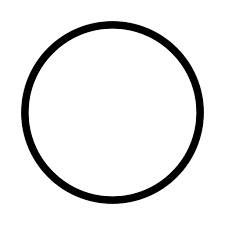
#> input picture test_samples/1.png, 225 x 225 px
$ python -i shape_logistic.py   (imports and definitions only)
#> lines starting #> are read from the running program, lines starting #| are printed output that depends on the picture
import cv2
import numpy as np
import os
from skimage.feature import hog, local_binary_pattern
from sklearn.linear_model import LogisticRegression
from sklearn.tree import DecisionTreeClassifier
from sklearn.ensemble import RandomForestClassifier
from sklearn.model_selection import train_test_split
from sklearn.metrics import classification_report
#from xgboost import XGBClassifier
import joblib

# [56 lines of commented-out code are left out]
classes=['Circle', 'Square', 'Rectangle', 'Trapezoid', 'Semi circle', 'Parallelogram', 'Star', 'Pentagon','Triangle']
DATA_DIR = "data"   # Each subfolder = one class
MODEL_PATH = "image_model.pkl"
IMG_SIZE = (300,300)
RADIUS = 2
N_POINTS = 8 * RADIUS
TEST_SIZE = 0.2
USE_LOGISTIC = False
def extract_features(img_path):
    """Extract combined HOG + color histogram + LBP features from one image"""
#> called with img_path = 'test_samples/1.png'
    img = cv2.imread(img_path)
#> img is the input picture: shape (225, 225, 3); min 0, max 255, mean 234.1
    if img is None:
        return None
    img = cv2.resize(img, IMG_SIZE)
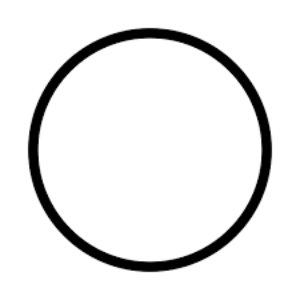
#> img: shape (300, 300, 3); min 0, max 255, mean 234.1
    gray = cv2.cvtColor(img, cv2.COLOR_BGR2GRAY)

    # HOG (shape)
    hog_features = hog(gray, pixels_per_cell=(8, 8), cells_per_block=(2, 2), feature_vector=True)

    # Color histogram
    hist = cv2.calcHist([img], [0, 1, 2], None, [8, 8, 8],
                        [0, 256, 0, 256, 0, 256])
    hist = cv2.normalize(hist, hist).flatten()
#> hist = 512 values, max 0.997 at index 511, min 0 at index 1, mean 0.00215

    # LBP (texture)
    lbp = local_binary_pattern(gray, N_POINTS, RADIUS, method='uniform')
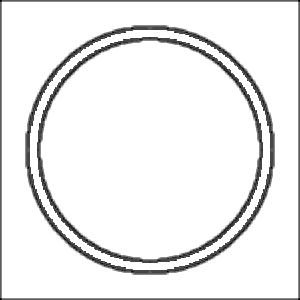
#> lbp: shape (300, 300) float64; min 5, max 16, mean 15.23; drawn with min black and max white
    lbp_hist, _ = np.histogram(lbp.ravel(), bins=np.arange(0, N_POINTS + 3), range=(0, N_POINTS + 2))
#> lbp_hist = 18 values, max 79608 at index 16, min 0 at index 0, mean 5000
    lbp_hist = lbp_hist.astype("float")
    lbp_hist /= (lbp_hist.sum() + 1e-6)
#> lbp_hist = 18 values, max 0.885 at index 16, min 0 at index 0, mean 0.0556

    return np.hstack([hog_features, hist, lbp_hist])
# [1 line not run here, left out]
def predict_image(img_path):
    feats = extract_features(img_path)
    if feats is None:
        print("⚠️ Could not read image.")
        return None
    pred = model.predict([feats])[0]
    print(f"🖼️ Prediction for '{img_path}': {classes[pred]}")
    return classes[pred]
# [2 lines not run here, left out]

>>> result = extract_features('test_samples/1.png')

$ run again, on test_samples/13.jpg
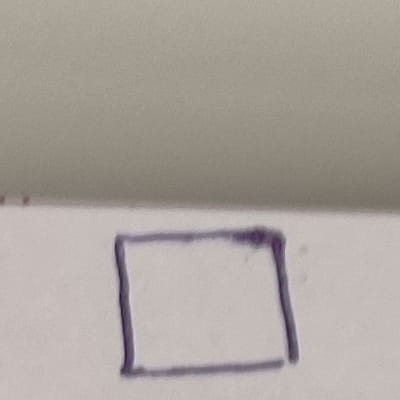
#> input picture test_samples/13.jpg, 400 x 400 px
#> in extract_features, img is the input picture: shape (400, 400, 3); mean B, G, R 156.6, 162.9, 170.4
#> img: shape (300, 300, 3)
#> hist = 512 values, max 0.836 at index 366, min 0 at index 0, mean 0.00419
#> in extract_features, `lbp = local_binary_pattern(gray, N_POINTS, RADIUS, method='uniform')`:
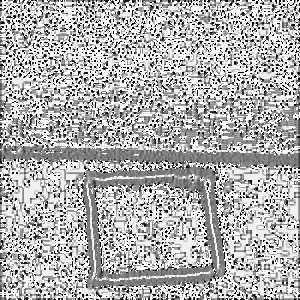
#> lbp: shape (300, 300) float64; min 0, max 17, mean 11.76; drawn with min black and max white
#> in extract_features, `lbp_hist, _ = np.histogram(lbp.ravel(), bins=np.arange(0, N_POINTS + 3..`: lbp_hist = 18 values, max 22548 at index 17, min 1232 at index 4, mean 5000
#> in extract_features, `lbp_hist /= (lbp_hist.sum() + 1e-6)`: lbp_hist = 18 values, max 0.251 at index 17, min 0.0137 at index 4, mean 0.0556

$ run again, on test_samples/15.jpg
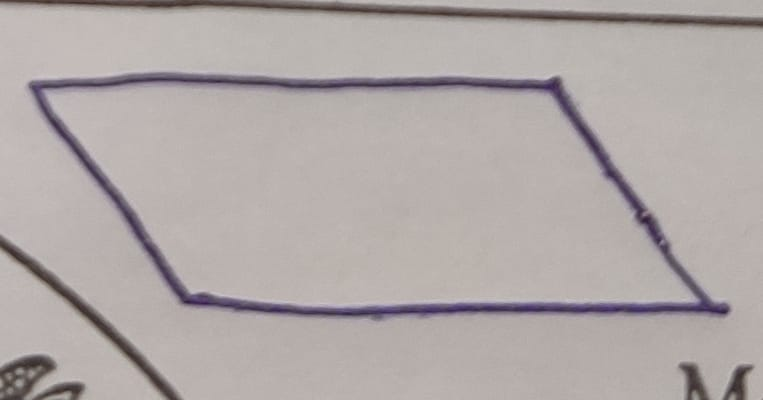
#> input picture test_samples/15.jpg, 763 x 400 px
#> in extract_features, img is the input picture: shape (400, 763, 3); mean B, G, R 166.9, 168.1, 175.9
#> in extract_features, `img = cv2.resize(img, IMG_SIZE)`:
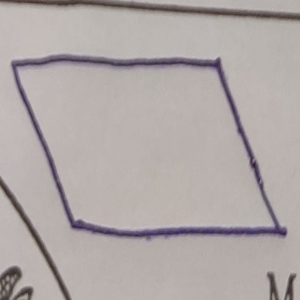
#> img: shape (300, 300, 3); mean B, G, R 166.9, 168.1, 175.9
#> hist = 512 values, max 0.996 at index 365, min 0 at index 0, mean 0.00243
#> in extract_features, `lbp = local_binary_pattern(gray, N_POINTS, RADIUS, method='uniform')`:
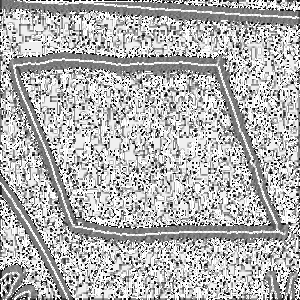
#> lbp: shape (300, 300) float64; min 0, max 17, mean 11.92; drawn with min black and max white
#> in extract_features, `lbp_hist, _ = np.histogram(lbp.ravel(), bins=np.arange(0, N_POINTS + 3..`: lbp_hist = 18 values, max 22260 at index 17, min 821 at index 4, mean 5000
#> in extract_features, `lbp_hist /= (lbp_hist.sum() + 1e-6)`: lbp_hist = 18 values, max 0.247 at index 17, min 0.00912 at index 4, mean 0.0556
